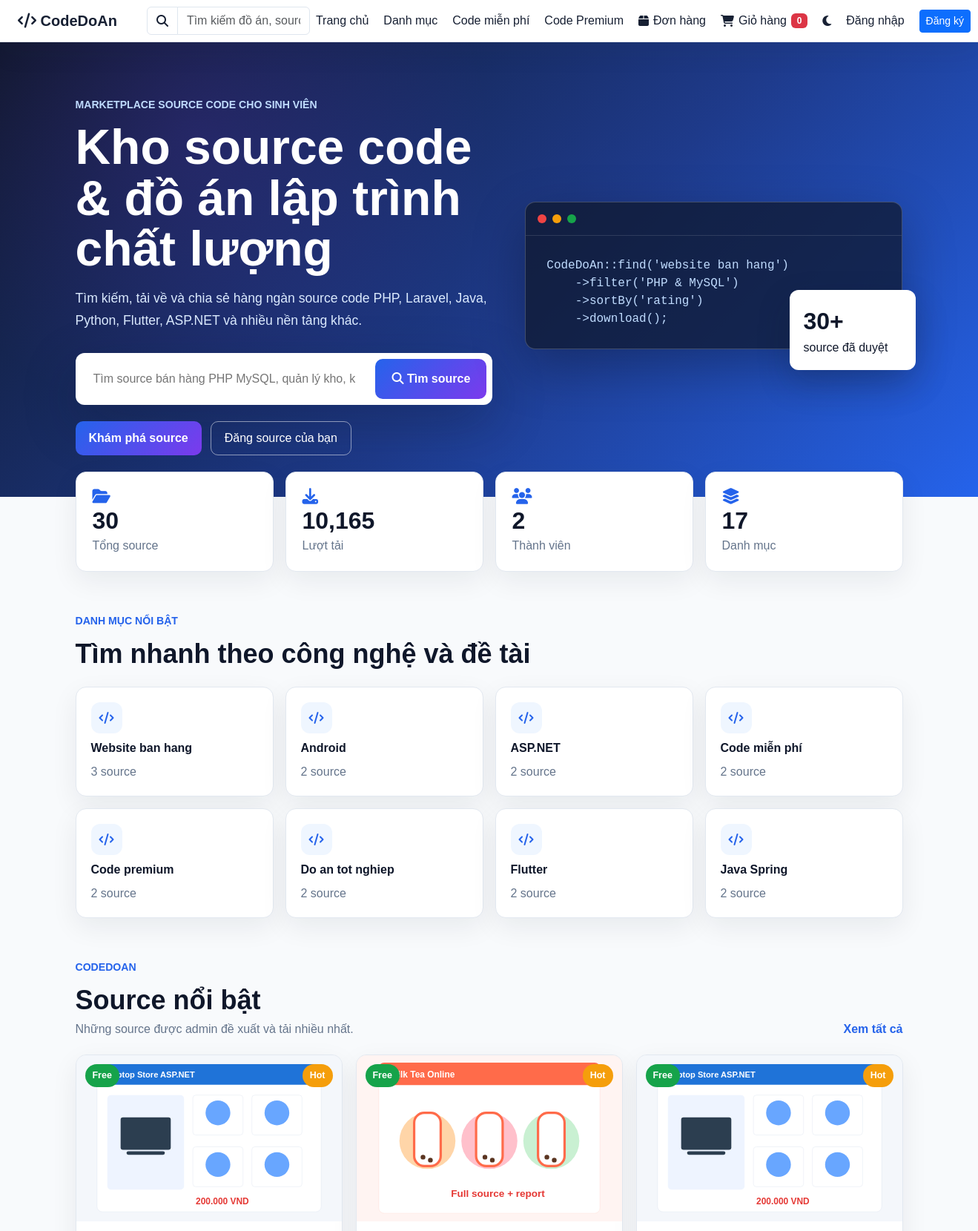
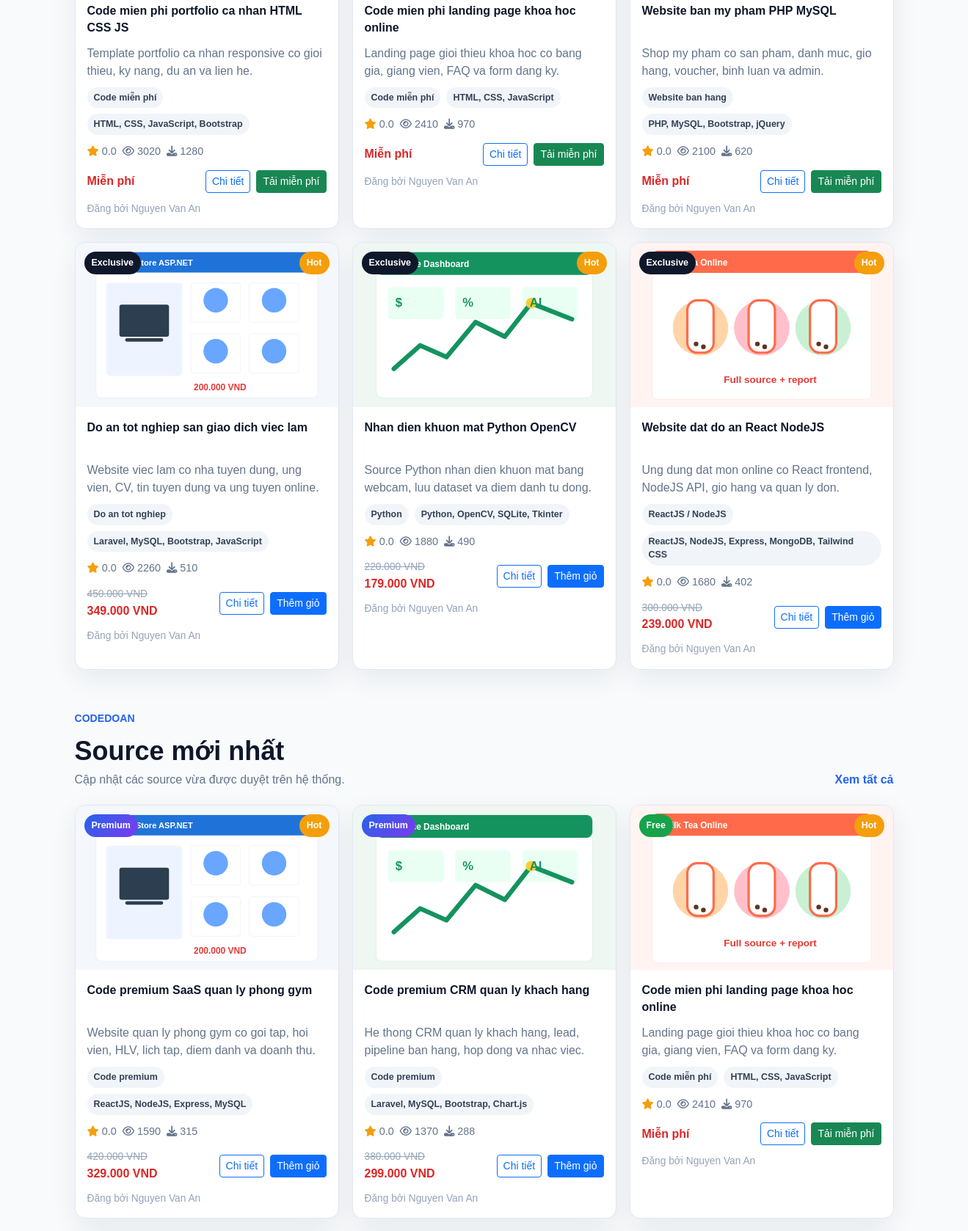
The page / (upper part) on the database its author committed (2 pictures, top to bottom).
### tables this page shows
CREATE TABLE projects (
    id INT AUTO_INCREMENT PRIMARY KEY,
    user_id INT,
    category_id INT,
    title VARCHAR(255),
    slug VARCHAR(255),
    meta_title VARCHAR(255),
    short_description VARCHAR(255),
    description TEXT,
    tech_stack VARCHAR(255),
    version VARCHAR(50),
    file_size VARCHAR(50),
    demo_link VARCHAR(255),
    video_demo VARCHAR(255),
    install_guide TEXT,
    main_features TEXT,
    views INT DEFAULT 0,
    downloads_count INT DEFAULT 0,
    image VARCHAR(255),
    source_file VARCHAR(255),
    price INT DEFAULT 0,
    sale_price INT DEFAULT 0,
    is_free TINYINT(1) DEFAULT 0,
    tier ENUM('basic','premium','exclusive') DEFAULT 'basic',
    is_featured TINYINT(1) DEFAULT 0,
    is_hot TINYINT(1) DEFAULT 0,
    downloads INT DEFAULT 0,
    status ENUM('pending','approved','rejected','hidden') DEFAULT 'pending',
    created_at TIMESTAMP DEFAULT CURRENT_TIMESTAMP
);

CREATE TABLE categories (
    id INT AUTO_INCREMENT PRIMARY KEY,
    name VARCHAR(100),
    slug VARCHAR(120)
);

CREATE TABLE users (
    id INT AUTO_INCREMENT PRIMARY KEY,
    name VARCHAR(100),
    email VARCHAR(100) UNIQUE,
    password VARCHAR(255),
    avatar VARCHAR(255) DEFAULT 'default.png',
    role ENUM('user','admin') DEFAULT 'user',
    created_at TIMESTAMP DEFAULT CURRENT_TIMESTAMP
);

### config.php (called while the page is built, shortened)
<?php
$host = 'localhost';
$user = 'root';
$pass = '';
$db = 'project_share';
$conn = mysqli_connect($host, $user, $pass, $db);
mysqli_set_charset($conn, 'utf8mb4');
function base_url(string $path = ''): string
{
    $documentRoot = str_replace('\\', '/', realpath($_SERVER['DOCUMENT_ROOT'] ?? __DIR__) ?: __DIR__);
    $appRoot = str_replace('\\', '/', __DIR__);
    $base = '/' . trim(str_replace($documentRoot, '', $appRoot), '/');
    $base = $base === '/' ? '' : $base;
    return rtrim($base, '/') . '/' . ltrim($path, '/');
}
function db_query(string $sql, array $params = [], string $types = '')
{
    global $conn;
    if (!$params) {
        return mysqli_query($conn, $sql);
    }
    $stmt = mysqli_prepare($conn, $sql);
    mysqli_stmt_bind_param($stmt, $types, ...$params);
    mysqli_stmt_execute($stmt);
    return mysqli_stmt_get_result($stmt) ?: $stmt;
}
function db_all(string $sql, array $params = [], string $types = ''): array
{
    $result = db_query($sql, $params, $types);
    return $result instanceof mysqli_result ? mysqli_fetch_all($result, MYSQLI_ASSOC) : [];
}
function db_one(string $sql, array $params = [], string $types = ''): ?array
{
    $result = db_query($sql, $params, $types);
    $row = mysqli_fetch_assoc($result);
    return $row ?: null;
}
function e($value): string
{
    return htmlspecialchars((string) $value, ENT_QUOTES, 'UTF-8');
}
function money($value): string
{
    $amount = (int) $value;
    return $amount > 0 ? number_format($amount, 0, ',', '.') . ' VND' : 'Miễn phí';
}
function project_price(array $project): int
{
    $salePrice = (int) ($project['sale_price'] ?? 0);
    $price = (int) ($project['price'] ?? 0);
    return $salePrice > 0 ? $salePrice : $price;
}

### index.php (the view, shortened to what this page needs)
<?php
include 'config.php';
$stats = [
    'sources' => (int) (db_one("SELECT COUNT(*) AS total FROM projects WHERE status = 'approved'")['total'] ?? 0),
    'downloads' => (int) (db_one("SELECT COALESCE(SUM(downloads_count), SUM(downloads), 0) AS total FROM projects")['total'] ?? 0),
    'users' => (int) (db_one('SELECT COUNT(*) AS total FROM users')['total'] ?? 0),
    'categories' => (int) (db_one('SELECT COUNT(*) AS total FROM categories')['total'] ?? 0),
];
$categories = db_all(
    "SELECT categories.*, COUNT(projects.id) AS project_count
     FROM categories
     LEFT JOIN projects ON projects.category_id = categories.id AND projects.status = 'approved'
     GROUP BY categories.id
     ORDER BY project_count DESC, categories.name
     LIMIT 8"
);
$baseSelect = "SELECT projects.*, users.name AS author_name, categories.name AS category_name,
    COALESCE(AVG(ratings.star), 0) AS avg_star,
    COUNT(DISTINCT ratings.id) AS rating_count";
$baseFrom = " FROM projects
    JOIN users ON users.id = projects.user_id
    JOIN categories ON categories.id = projects.category_id
    LEFT JOIN ratings ON ratings.project_id = projects.id
    WHERE projects.status = 'approved'";
$baseGroup = " GROUP BY projects.id";
$featured = db_all($baseSelect . $baseFrom . " AND (projects.is_featured = 1 OR projects.is_hot = 1)" . $baseGroup . " ORDER BY projects.is_hot DESC, projects.downloads_count DESC, projects.id DESC LIMIT 6");
$latest = db_all($baseSelect . $baseFrom . $baseGroup . " ORDER BY projects.id DESC LIMIT 6");
$freeSources = db_all($baseSelect . $baseFrom . " AND (projects.is_free = 1 OR (projects.price = 0 AND projects.sale_price = 0))" . $baseGroup . " ORDER BY projects.id DESC LIMIT 6");
$premiumSources = db_all($baseSelect . $baseFrom . " AND (projects.price > 0 OR projects.sale_price > 0 OR projects.tier IN ('premium','exclusive'))" . $baseGroup . " ORDER BY projects.is_hot DESC, projects.id DESC LIMIT 6");
$categorySources = db_all($baseSelect . $baseFrom . $baseGroup . " ORDER BY projects.is_hot DESC, projects.is_featured DESC, projects.id DESC LIMIT 48");
function source_card(array $row): void
{
    $isFree = (int) ($row['is_free'] ?? 0) === 1 || ((int) ($row['price'] ?? 0) === 0 && (int) ($row['sale_price'] ?? 0) === 0);
    $tier = $isFree ? 'Free' : ucfirst($row['tier'] ?: 'premium');
    $badgeClass = $isFree ? 'source-badge-free' : (($row['tier'] ?? '') === 'exclusive' ? 'source-badge-exclusive' : 'source-badge-premium');
    $price = project_price($row);
    $short = $row['short_description'] ?: $row['description'];
    ?>
    <article class="source-card home-source-card" data-category-id="<?php echo (int) ($row['category_id'] ?? 0); ?>" data-category-name="<?php echo e($row['category_name'] ?? ''); ?>">
        <a class="source-thumb" href="<?php echo e(base_url('projects/detail.php?id=' . (int) $row['id'] . '&slug=' . $row['slug'])); ?>">
            <img src="<?php echo e(base_url('uploads/images/' . $row['image'])); ?>" alt="<?php echo e($row['title']); ?>">
            <span class="source-badge <?php echo e($badgeClass); ?>"><?php echo e($tier); ?></span>
            <?php if ((int) ($row['is_hot'] ?? 0) === 1) { ?><span class="source-hot">Hot</span><?php } ?>
        </a>
        <div class="source-body">
            <a class="source-title" href="<?php echo e(base_url('projects/detail.php?id=' . (int) $row['id'] . '&slug=' . $row['slug'])); ?>"><?php echo e($row['title']); ?></a>
            <p><?php echo e($short); ?></p>
            <div class="source-tags">
                <span><?php echo e($row['category_name']); ?></span>
                <?php if (!empty($row['tech_stack'])) { ?><span><?php echo e($row['tech_stack']); ?></span><?php } ?>
            </div>
            <div class="source-meta">
                <span><i class="fa-solid fa-star"></i> <?php echo number_format((float) $row['avg_star'], 1); ?></span>
                <span><i class="fa-regular fa-eye"></i> <?php echo (int) ($row['views'] ?? 0); ?></span>
                <span><i class="fa-solid fa-download"></i> <?php echo (int) (($row['downloads_count'] ?? 0) ?: ($row['downloads'] ?? 0)); ?></span>
            </div>
            <div class="source-bottom">
                <div class="source-price">
                    <?php if (!$isFree && (int) ($row['price'] ?? 0) > 0 && (int) ($row['sale_price'] ?? 0) > 0 && (int) $row['sale_price'] < (int) $row['price']) { ?>
                        <del><?php echo money($row['price']); ?></del>
                    <?php } ?>
                    <strong><?php echo $isFree ? 'Miễn phí' : money($price); ?></strong>
                </div>
                <div class="source-actions">
                    <a class="btn btn-sm btn-outline-primary" href="<?php echo e(base_url('projects/detail.php?id=' . (int) $row['id'] . '&slug=' . $row['slug'])); ?>">Chi tiết</a>
                    <?php if ($isFree) { ?>
                        <a class="btn btn-sm btn-success" href="<?php echo e(base_url('projects/download.php?id=' . (int) $row['id'])); ?>">Tải miễn phí</a>
                    <?php } else { ?>
                        <form method="POST" action="<?php echo e(base_url('shop/cart_action.php')); ?>">
                            <button class="btn btn-sm btn-primary">Thêm giỏ</button>
                        </form>
                    <?php } ?>
                </div>
            </div>
            <div class="source-author">Đăng bởi <?php echo e($row['author_name']); ?></div>
        </div>
    </article>
    <?php
}
?>
<?php include 'includes/header.php'; ?>
<?php include 'includes/navbar.php'; ?>
<main class="home-page">
    <section class="home-hero">
        <div class="container">
            <div class="home-hero-grid">
                <div>
                    <span class="hero-kicker">Marketplace source code cho sinh viên</span>
                    <h1>Kho source code & đồ án lập trình chất lượng</h1>
                    <p>Tìm kiếm, tải về và chia sẻ hàng ngàn source code PHP, Laravel, Java, Python, Flutter, ASP.NET và nhiều nền tảng khác.</p>
                    <form action="<?php echo e(base_url('projects/search.php')); ?>" method="GET" class="hero-search">
                        <input type="text" name="keyword" placeholder="Tìm source bán hàng PHP MySQL, quản lý kho, khách sạn...">
                        <button><i class="fa-solid fa-magnifying-glass"></i> Tìm source</button>
                    </form>
                    <div class="hero-actions">
                        <a class="btn-gradient" href="#featured-sources">Khám phá source</a>
                        <a class="btn-soft" href="<?php echo e(base_url('projects/upload.php')); ?>">Đăng source của bạn</a>
                    </div>
                </div>
                <div class="hero-panel">
                    <div class="hero-code-window">
                        <div class="dots"><span></span><span></span><span></span></div>
                        <pre><code>CodeDoAn::find('website ban hang')
    ->filter('PHP & MySQL')
    ->sortBy('rating')
    ->download();</code></pre>
                    </div>
                    <div class="hero-floating-card">
                        <strong><?php echo $stats['sources']; ?>+</strong>
                        <span>source đã duyệt</span>
                    </div>
                </div>
            </div>
        </div>
    </section>
    <section class="container home-stats">
        <?php foreach ([
            ['Tổng source', $stats['sources'], 'folder-open'],
            ['Lượt tải', $stats['downloads'], 'download'],
            ['Thành viên', $stats['users'], 'users'],
            ['Danh mục', $stats['categories'], 'layer-group'],
        ] as $stat) { ?>
            <div class="stat-card">
                <i class="fa-solid fa-<?php echo $stat[2]; ?>"></i>
                <strong><?php echo number_format($stat[1]); ?></strong>
                <span><?php echo e($stat[0]); ?></span>
            </div>
        <?php } ?>
    </section>
    <section class="container section-block">
        <div class="section-heading">
            <div>
                <span>Danh mục nổi bật</span>
                <h2>Tìm nhanh theo công nghệ và đề tài</h2>
            </div>
        </div>
        <div class="category-grid">
            <?php foreach ($categories as $cat) { ?>
                <button class="category-tile js-category-filter" type="button" data-category-id="<?php echo (int) $cat['id']; ?>" data-category-name="<?php echo e($cat['name']); ?>">
                    <i class="fa-solid fa-code"></i>
                    <strong><?php echo e($cat['name']); ?></strong>
                    <span><?php echo (int) $cat['project_count']; ?> source</span>
                </button>
            <?php } ?>
        </div>
    </section>
            <?php foreach ($categorySources as $row) { source_card($row); } ?>
    <?php foreach ([
        ['featured-sources', 'Source nổi bật', 'Những source được admin đề xuất và tải nhiều nhất.', $featured],
        ['latest-sources', 'Source mới nhất', 'Cập nhật các source vừa được duyệt trên hệ thống.', $latest],
        ['free-sources', 'Source miễn phí', 'Tải nhanh các source free phù hợp học tập và tham khảo.', $freeSources],
        ['premium-sources', 'Source premium', 'Source trả phí chất lượng cao, có hỗ trợ cài đặt và báo cáo.', $premiumSources],
    ] as $section) { ?>
        <section id="<?php echo e($section[0]); ?>" class="container section-block">
            <div class="section-heading">
                <div>
                    <span>CodeDoAn</span>
                    <h2><?php echo e($section[1]); ?></h2>
                    <p><?php echo e($section[2]); ?></p>
                </div>
                <a href="<?php echo e(base_url('projects/search.php')); ?>">Xem tất cả</a>
            </div>
            <div class="source-grid">
                <?php foreach ($section[3] as $row) { source_card($row); } ?>
            </div>
        </section>
    <?php } ?>
</main>
<?php include 'includes/footer.php'; ?>

### rows shown on the page
projects: id "30", image (picture), tier "Premium", title "Code premium CRM quan ly khach hang", short_description "He thong CRM quan ly khach hang, lead, pipeline ban hang, hop dong va nhac viec.", category.name "Code premium", tech_stack "Laravel, MySQL, Bootstrap, Chart.js", avg_star "0.0", views "1370", downloads_count "288", price "380.000 VND", sale_price "299.000 VND", user.name "Nguyen Van An"
categories: name "Website ban hang", project_count "3"
categories: name "Android", project_count "2"
categories: name "ASP.NET", project_count "2"
categories: name "Code miễn phí", project_count "2"
categories: name "Code premium", project_count "2"
categories: name "Do an tot nghiep", project_count "2"
categories: name "Flutter", project_count "2"
categories: name "Java Spring", project_count "2"
projects: image (picture), is_free "Free", is_hot "Hot", title "Code mien phi portfolio ca nhan HTML CSS JS", short_description "Template portfolio ca nhan responsive co gioi thieu, ky nang, du an va lien he.", category.name "Code miễn phí", tech_stack "HTML, CSS, JavaScript, Bootstrap", avg_star "0.0", views "3020", downloads_count "1280", shows "Miễn phí", user.name "Nguyen Van An"
projects: image (picture), is_free "Free", is_hot "Hot", title "Code mien phi landing page khoa hoc online", short_description "Landing page gioi thieu khoa hoc co bang gia, giang vien, FAQ va form dang ky.", category.name "Code miễn phí", tech_stack "HTML, CSS, JavaScript", avg_star "0.0", views "2410", downloads_count "970", shows "Miễn phí", user.name "Nguyen Van An"
projects: image (picture), is_free "Free", is_hot "Hot", title "Website ban my pham PHP MySQL", short_description "Shop my pham co san pham, danh muc, gio hang, voucher, binh luan va admin.", category.name "Website ban hang", tech_stack "PHP, MySQL, Bootstrap, jQuery", avg_star "0.0", views "2100", downloads_count "620", shows "Miễn phí", user.name "Nguyen Van An"
projects: image (picture), tier "Exclusive", is_hot "Hot", title "Do an tot nghiep san giao dich viec lam", short_description "Website viec lam co nha tuyen dung, ung vien, CV, tin tuyen dung va ung tuyen online.", category.name "Do an tot nghiep", tech_stack "Laravel, MySQL, Bootstrap, JavaScript", avg_star "0.0", views "2260", downloads_count "510", price "450.000 VND", sale_price "349.000 VND", user.name "Nguyen Van An"
projects: image (picture), tier "Exclusive", is_hot "Hot", title "Nhan dien khuon mat Python OpenCV", short_description "Source Python nhan dien khuon mat bang webcam, luu dataset va diem danh tu dong.", category.name "Python", tech_stack "Python, OpenCV, SQLite, Tkinter", avg_star "0.0", views "1880", downloads_count "490", price "220.000 VND", sale_price "179.000 VND", user.name "Nguyen Van An"
projects: image (picture), tier "Exclusive", is_hot "Hot", title "Website dat do an React NodeJS", short_description "Ung dung dat mon online co React frontend, NodeJS API, gio hang va quan ly don.", category.name "ReactJS / NodeJS", tech_stack "ReactJS, NodeJS, Express, MongoDB, Tailwind CSS", avg_star "0.0", views "1680", downloads_count "402", price "300.000 VND", sale_price "239.000 VND", user.name "Nguyen Van An"
projects: image (picture), tier "Premium", is_hot "Hot", title "Code premium SaaS quan ly phong gym", short_description "Website quan ly phong gym co goi tap, hoi vien, HLV, lich tap, diem danh va doanh thu.", category.name "Code premium", tech_stack "ReactJS, NodeJS, Express, MySQL", avg_star "0.0", views "1590", downloads_count "315", price "420.000 VND", sale_price "329.000 VND", user.name "Nguyen Van An"

### other values the page prints
cart_count() "0"
$stat[1] "30"
$stat[0] "Tổng source"
$stat[1] "10,165"
$stat[0] "Lượt tải"
$stat[1] "2"
$stat[0] "Thành viên"
$stat[1] "17"
$stat[0] "Danh mục"
$section[1] "Source nổi bật"
$section[2] "Những source được admin đề xuất và tải nhiều nhất."
$section[1] "Source mới nhất"
$section[2] "Cập nhật các source vừa được duyệt trên hệ thống."
